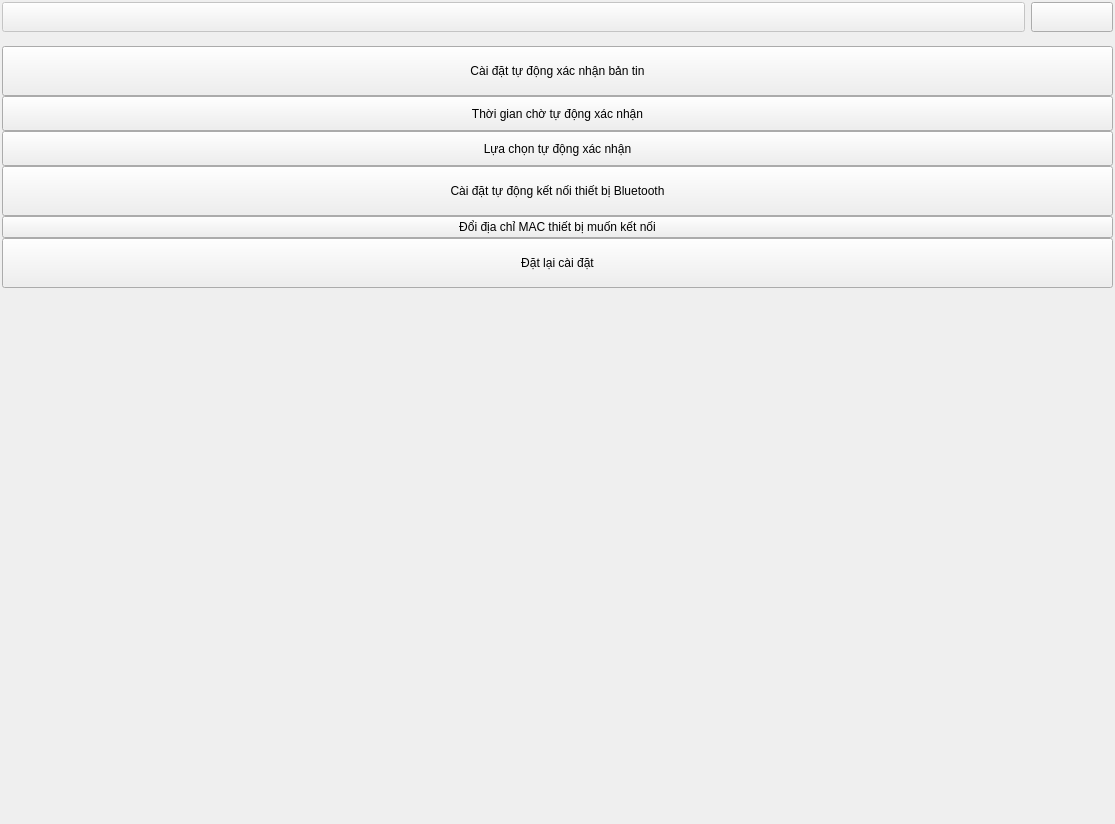
<?xml version="1.0" encoding="UTF-8"?>
<ui version="4.0">
 <class>MainWindow</class>
 <widget class="QMainWindow" name="MainWindow">
  <property name="geometry">
   <rect>
    <x>0</x>
    <y>0</y>
    <width>1115</width>
    <height>824</height>
   </rect>
  </property>
  <property name="windowTitle">
   <string>MainWindow</string>
  </property>
  <widget class="QWidget" name="centralwidget">
   <layout class="QGridLayout" name="gridLayout" rowstretch="0,0,0">
    <property name="sizeConstraint">
     <enum>QLayout::SetNoConstraint</enum>
    </property>
    <property name="leftMargin">
     <number>2</number>
    </property>
    <property name="topMargin">
     <number>2</number>
    </property>
    <property name="rightMargin">
     <number>2</number>
    </property>
    <property name="bottomMargin">
     <number>2</number>
    </property>
    <property name="horizontalSpacing">
     <number>4</number>
    </property>
    <property name="verticalSpacing">
     <number>3</number>
    </property>
    <item row="2" column="3">
     <layout class="QVBoxLayout" name="verticalLayout_2" stretch="0,18">
      <item>
       <layout class="QHBoxLayout" name="horizontalLayout_3" stretch="25,2">
        <property name="spacing">
         <number>6</number>
        </property>
        <item>
         <widget class="QPushButton" name="bground">
          <property name="enabled">
           <bool>false</bool>
          </property>
          <property name="minimumSize">
           <size>
            <width>40</width>
            <height>30</height>
           </size>
          </property>
          <property name="text">
           <string/>
          </property>
         </widget>
        </item>
        <item>
         <widget class="QPushButton" name="information_button">
          <property name="minimumSize">
           <size>
            <width>40</width>
            <height>30</height>
           </size>
          </property>
          <property name="text">
           <string/>
          </property>
         </widget>
        </item>
       </layout>
      </item>
      <item>
       <layout class="QHBoxLayout" name="horizontalLayout" stretch="16">
        <property name="spacing">
         <number>0</number>
        </property>
        <item>
         <layout class="QVBoxLayout" name="verticalLayout" stretch="0,0,0,0,0,0,0,0,0">
          <item>
           <widget class="QLabel" name="set_infor">
            <property name="text">
             <string/>
            </property>
           </widget>
          </item>
          <item>
           <widget class="QPushButton" name="bground_setting">
            <property name="enabled">
             <bool>true</bool>
            </property>
            <property name="minimumSize">
             <size>
              <width>0</width>
              <height>50</height>
             </size>
            </property>
            <property name="text">
             <string>Cài đặt tự động xác nhận bản tin</string>
            </property>
           </widget>
          </item>
          <item>
           <widget class="QPushButton" name="time_set">
            <property name="minimumSize">
             <size>
              <width>0</width>
              <height>35</height>
             </size>
            </property>
            <property name="text">
             <string>Thời gian chờ tự động xác nhận</string>
            </property>
           </widget>
          </item>
          <item>
           <widget class="QPushButton" name="check_set">
            <property name="minimumSize">
             <size>
              <width>0</width>
              <height>35</height>
             </size>
            </property>
            <property name="text">
             <string>Lựa chọn tự động xác nhận</string>
            </property>
           </widget>
          </item>
          <item>
           <widget class="QPushButton" name="auto_connecT_setting">
            <property name="minimumSize">
             <size>
              <width>0</width>
              <height>50</height>
             </size>
            </property>
            <property name="text">
             <string>Cài đặt tự động kết nối thiết bị Bluetooth</string>
            </property>
           </widget>
          </item>
          <item>
           <widget class="QPushButton" name="auto_connect">
            <property name="text">
             <string>Đổi địa chỉ MAC thiết bị muốn kết nối</string>
            </property>
           </widget>
          </item>
          <item>
           <widget class="QPushButton" name="fixed_set">
            <property name="minimumSize">
             <size>
              <width>0</width>
              <height>50</height>
             </size>
            </property>
            <property name="text">
             <string>Đặt lại cài đặt</string>
            </property>
           </widget>
          </item>
          <item>
           <spacer name="verticalSpacer_2">
            <property name="orientation">
             <enum>Qt::Vertical</enum>
            </property>
            <property name="sizeHint" stdset="0">
             <size>
              <width>20</width>
              <height>40</height>
             </size>
            </property>
           </spacer>
          </item>
          <item>
           <layout class="QHBoxLayout" name="horizontalLayout_2">
            <item>
             <spacer name="horizontalSpacer_2">
              <property name="orientation">
               <enum>Qt::Horizontal</enum>
              </property>
              <property name="sizeHint" stdset="0">
               <size>
                <width>40</width>
                <height>20</height>
               </size>
              </property>
             </spacer>
            </item>
            <item>
             <widget class="QLabel" name="time_label">
              <property name="text">
               <string/>
              </property>
             </widget>
            </item>
           </layout>
          </item>
         </layout>
        </item>
       </layout>
      </item>
     </layout>
    </item>
   </layout>
  </widget>
 </widget>
 <resources/>
 <connections/>
</ui>
